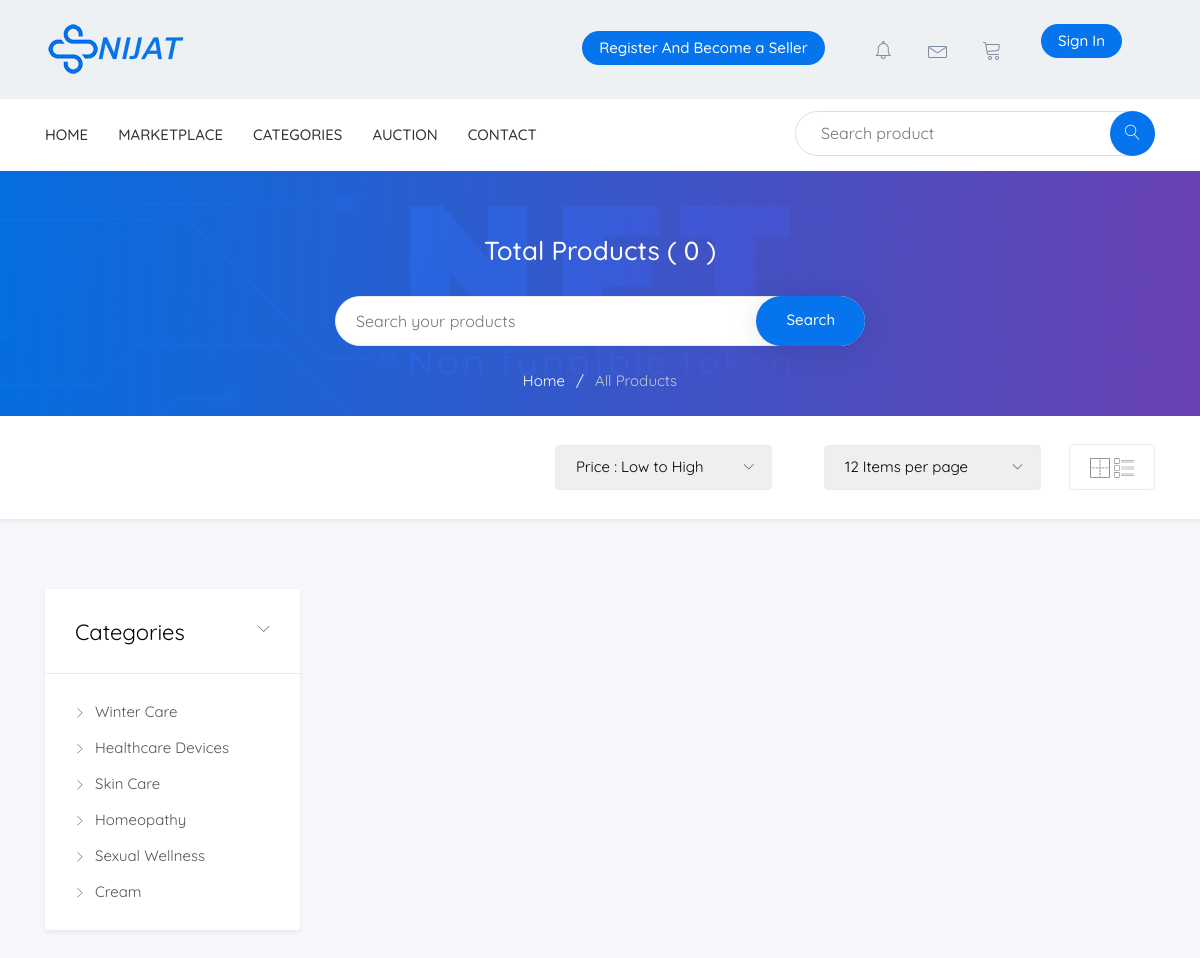
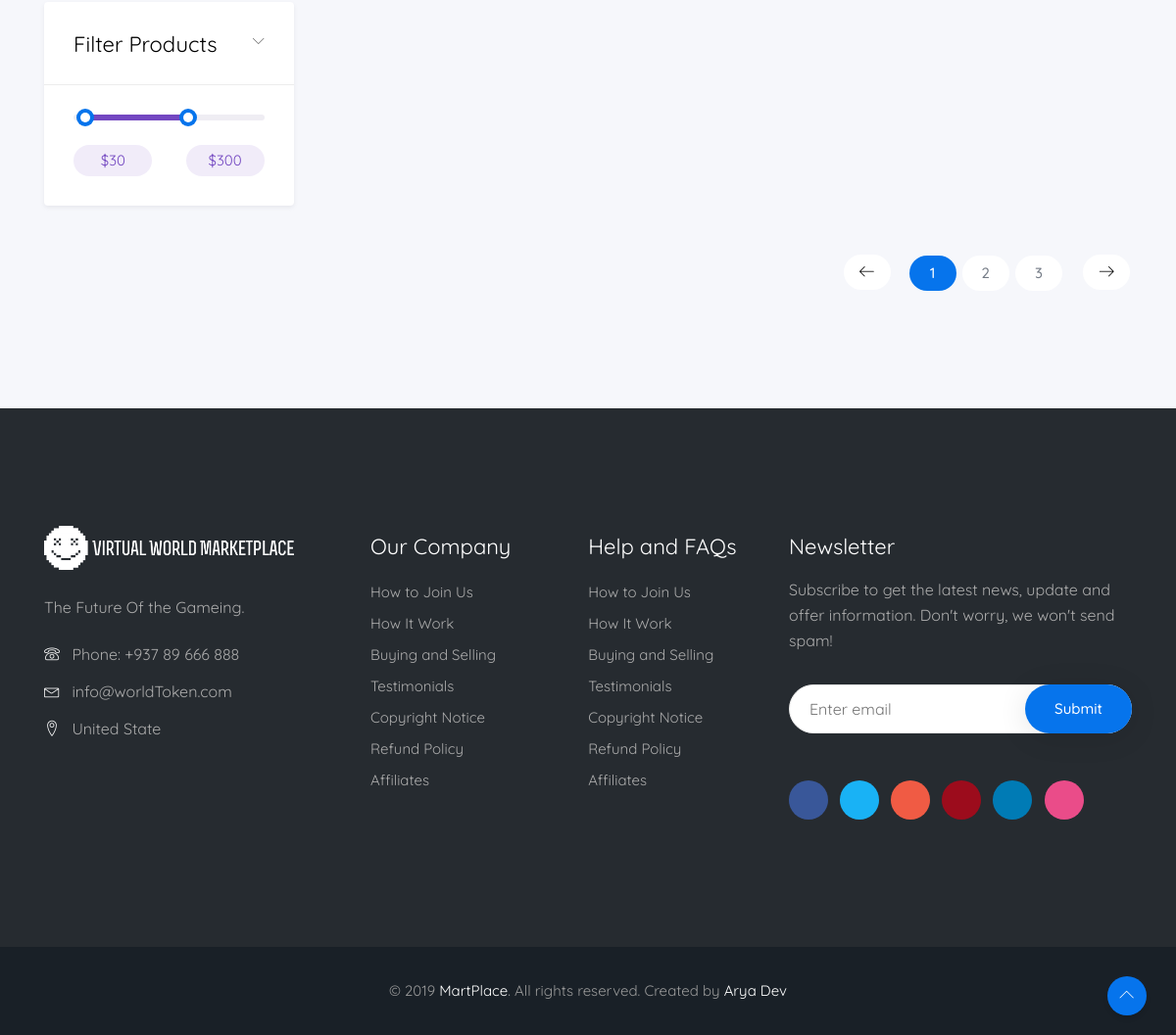
The app's page /category_products.php?cat_id=28 with its own data (2 pictures, top to bottom).
### tables this page shows
CREATE TABLE IF NOT EXISTS `category` (
  `cat_id` int(11) NOT NULL AUTO_INCREMENT,
  `cat_name` varchar(255) NOT NULL,
  `cat_image` varchar(255) NOT NULL,
  `cat_total_pro` int(255) NOT NULL DEFAULT '0',
  `status` varchar(255) NOT NULL DEFAULT 'publish',
  `created_at` varchar(255) NOT NULL,
  `created_by` varchar(255) NOT NULL,
  PRIMARY KEY (`cat_id`)
);

### module/category_module.php (the view, shortened to what this page needs)
<aside class="sidebar product--sidebar">
    <div class="sidebar-card card--category">
        <a class="card-title" href="#collapse1" role="button" data-toggle="collapse" aria-expanded="false" aria-controls="collapse1">
            <h4>Categories
                <span class="lnr lnr-chevron-down"></span>
            </h4>
        </a>
        <div class="collapse show collapsible-content" id="collapse1">
            <ul class="card-content">
                <?php
                $conn = config();
                $category_sql = "SELECT * FROM category";
                $stmt = $conn->prepare($category_sql);
                $stmt->execute();
                while ($rows = $stmt->fetch(PDO::FETCH_ASSOC)) {
                    $id = $rows['cat_id'];
                    $name = $rows['cat_name'];
                ?>
                    <li>
                        <a href="category_products.php?cat_id=<?php echo $id;  ?>">
                            <span class="lnr lnr-chevron-right"></span><?php echo $name; ?>
                        </a>
                    </li>
                <?php } ?>
            </ul>
        </div>
    </div>
    <div class="sidebar-card card--slider">
        <a class="card-title" href="#collapse3" role="button" data-toggle="collapse" aria-expanded="false" aria-controls="collapse3">
            <h4>Filter Products
                <span class="lnr lnr-chevron-down"></span>
            </h4>
        </a>
        <div class="collapse show collapsible-content" id="collapse3">
            <div class="card-content">
                <div class="range-slider price-range"></div>
                <div class="price-ranges">
                    <span class="from rounded">$30</span>
                    <span class="to rounded">$300</span>
                </div>
            </div>
        </div>
    </div>
</aside>

### records on screen
category: cat_name "Winter Care"
category: cat_name "Healthcare Devices"
category: cat_name "Skin Care"
category: cat_name "Homeopathy"
category: cat_name "Sexual Wellness"
category: cat_name "Cream"

### other values on screen
$rows_found "0"
